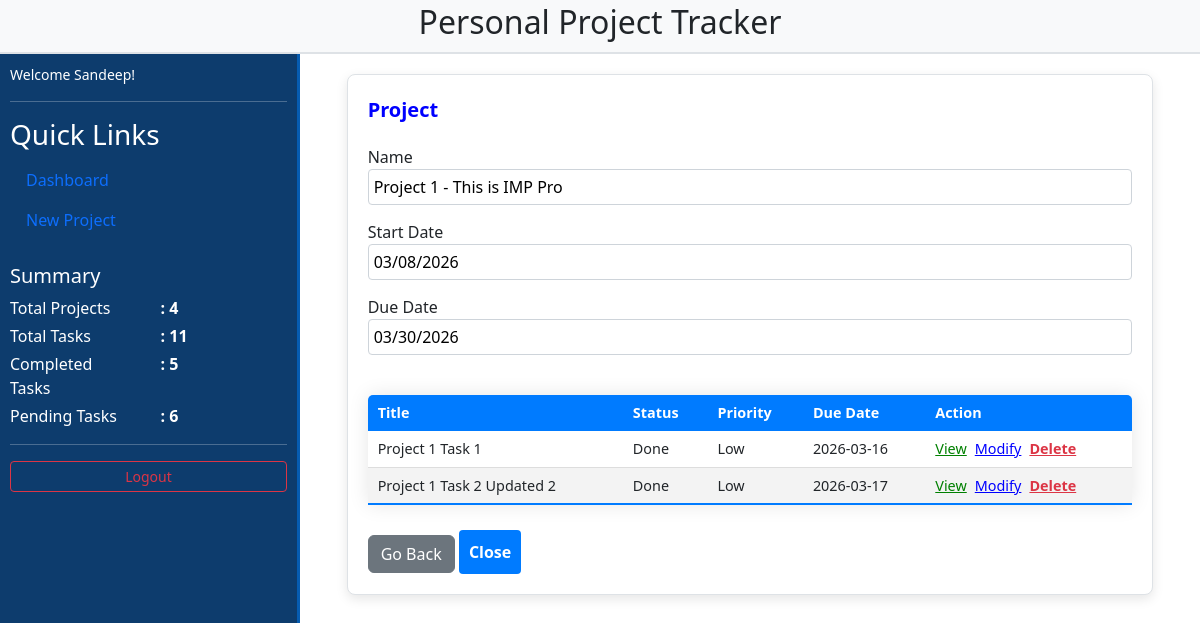
The app's page /project/view/1 (signed in) with its own data.
### tables this page shows
CREATE TABLE projects (
    projectid INTEGER PRIMARY KEY AUTOINCREMENT,
    userid INTEGER NOT NULL,
    projectname TEXT NOT NULL,
    startdate DATE,
    duedate DATE,
    FOREIGN KEY (userid) REFERENCES users(userid) ON DELETE CASCADE
);

CREATE TABLE tasks (
    taskid INTEGER PRIMARY KEY AUTOINCREMENT,
    projectid INTEGER NOT NULL,
    title TEXT NOT NULL,
    taskdesc TEXT,
    taskpriority TEXT CHECK(taskpriority IN ('Low','Medium','High')) NOT NULL DEFAULT 'Medium',
    taskstatus TEXT CHECK(taskstatus IN ('Todo','InProgress','Done')) NOT NULL DEFAULT 'Todo',
    duedate DATE,
    FOREIGN KEY (projectid) REFERENCES projects(projectid) ON DELETE CASCADE
);

### project.py (the view)
@app.route("/project/<string:operate>/<int:projectid>", methods=["GET", "POST"])
@login_required
def project(operate, projectid):
    if not projectid:
        return "Project id required", 400
    project = getproject(projectid, session["userid"])
    if not project:
        return "Project not found", 404
    tasks = gettasksforproject(projectid, session["userid"])
    return render_template("project.html", operate=operate, project=project[0], tasks=tasks)

### dal.py (called while the page is built)
def get_dashboard_data(userid):
    projects = db.execute(
        "SELECT * FROM projects WHERE userid = ? ORDER BY duedate DESC", (userid))
    total_projects = len(projects)
    completed_tasks = db.execute(
        "SELECT COUNT(tasks.taskid) as count FROM tasks JOIN projects ON tasks.projectid=projects.projectid WHERE projects.userid = ? AND tasks.taskstatus = 'Done'",
        (userid))[0]["count"]
    pending_tasks = db.execute(
        "SELECT COUNT(tasks.taskid) as count FROM tasks JOIN projects ON tasks.projectid=projects.projectid WHERE projects.userid = ? AND tasks.taskstatus != 'Done'",
        (userid) )[0]["count"]
    return projects, total_projects, completed_tasks, pending_tasks

def getproject(projectid, userid):
    return db.execute(
        "SELECT * FROM projects where projectid = ? AND userid = ?", projectid, userid
    )

def gettasksforproject(projectid, userid):
    return db.execute(
        "SELECT tasks.* FROM tasks JOIN projects ON tasks.projectid = projects.projectid WHERE tasks.projectid = ? AND projects.userid = ?", projectid, userid
    )

### helpers.py (called while the page is built)
def login_required(func):
    @wraps(func)
    def decorated_function(*args, **kwargs):
        if session.get("userid") is None:
            return redirect("/login")
        return func(*args, **kwargs)
    return decorated_function

### project.py (called while the page is built)
@app.context_processor
def fillsummary():
    if "userid" in session:
        user_projects, total_projects, completed_tasks, pending_tasks = get_dashboard_data(session["userid"])
        return dict(
            totalprojects=total_projects,
            completedtasks=completed_tasks,
            pendingtasks=pending_tasks
        )
    return dict(
        totalprojects=0,
        completedtasks=0,
        pendingtasks=0
    )

### templates/project.html (shortened to what this page needs)
{% extends "layout.html" %}
{% block sidebar %}
    <div class="mt-auto">
        <p class="small">Welcome {{ session["username"]|capitalize }}!</p>
        <hr>
    </div>
    <h3>Quick Links</h3>
    <ul class="nav flex-column">
        <li class="nav-item">
            <a class="nav-link active" href="/dashboard">Dashboard</a>
        </li>
        <li class="nav-item">
            <a class="nav-link" href="/createproject/new/0">New Project</a>
        </li>
    </ul>
    <h5 class="mt-4 mb-2">Summary</h5>
    <div class="row mb-1">
        <div class="col-8 col-md-6">Total Projects</div>
        <div class="col-auto fw-bold">: {{ totalprojects }}</div>
    </div>
    <div class="row mb-1">
        <div class="col-8 col-md-6">Total Tasks</div>
        <div class="col-auto fw-bold">: {{ completedtasks + pendingtasks }}</div>
    </div>
    <div class="row mb-1">
        <div class="col-8 col-md-6">Completed Tasks</div>
        <div class="col-auto fw-bold">: {{ completedtasks }}</div>
    </div>
    <div class="row mb-1">
        <div class="col-8 col-md-6">Pending Tasks</div>
        <div class="col-auto fw-bold">: {{ pendingtasks }}</div>
    </div>
    <div class="mt-auto">
        <hr>
        <a href="/logout" class="btn btn-outline-danger btn-sm w-100">Logout</a>
    </div>
{% endblock %}
{% block body %}
    <div class="areawrap">
        <div class="areacard">
            <strong style="color: blue;">Project</strong>
            {% if operate == 'view' %}
                <form id="outform" action="/dashboard">
            {% elif operate == 'update' %}
                <form id="outform" action="/createproject/update/{{ project.projectid }}" method="post">
            {% else %}
                <form id="outform" action="/createproject/new/0" method="post">
            {% endif %}
            <label>Name</label>
            <input type="text" name="name"
                value="{{ project.projectname if project else '' }}"
                {{ 'readonly' if operate == 'view' else '' }}
                {% if operate == 'view' %} placeholder="Project Name" {% endif %}
            >
            <label>Start Date</label>
            <input type="date" name="startdate"
            value="{{ project.startdate if project else '' }}"
                {{ 'readonly' if operate == 'view' else '' }}
            >
            <label>Due Date</label>
            <input type="date" name="duedate"
            value="{{ project.duedate if project else '' }}"
            {{ 'readonly' if operate == 'view' else '' }}
            >
            </form>
            <table class="mytab">
                <thead>
                    <tr>
                        <th>Title</th>
                        <th>Status</th>
                        <th>Priority</th>
                        <th>Due Date</th>
                        <th>Action</th>
                    </tr>
                </thead>
                <tbody>
                {% for task in tasks %}
                    <tr>
                        <td>{{ task.title }}</td>
                        <td>{{ task.taskstatus }}</td>
                        <td>{{ task.taskpriority }}</td>
                        <td>{{ task.duedate }}</td>
                        <td>
                            <div class="button-group">
                                <a href="/createupdatetask/{{ project.projectid }}/view/{{ task.taskid }}/{{ operate }}" class="view-link">View</a>
                                <a href="/createupdatetask/{{ project.projectid }}/update/{{ task.taskid }}/{{ operate }}" class="update-link">Modify</a>
                                <form action="/deletetask/{{ project.projectid }}/{{ task.taskid }}" method="post" style="display:inline;">
                                    <button type="submit" class="delete-link" onclick="return confirm('Are you sure?')">Delete</button>
                                </form>
                            </div>
                        </td>
                    </tr>
                {% else %}
                    <tr>
                        <td colspan=4>No Task Created</td>
                    </tr>
                {% endfor %}
                </tbody>
            </table>
            <a href="{{ url_for('dashboard') }}" class="btn btn-secondary">
                Go Back
            </a>
            {% if operate == 'view' %}
                <button type="submit" form="outform" class="form-action-btn">Close</button>
            {% else %}
                <button type="submit" form="outform" class="form-action-btn">Submit</button>
            {% endif %}
        </div>
    </div>
{% endblock %}

### templates/project.html (style rules this page uses)
.form-action-btn { width: auto !important; padding: 8px 20px; margin-right: 10px; }

### templates/layout.html (style rules this page uses)
body { margin: 0; padding: 0; }
.mytab { width: 100%; border-collapse: collapse; margin: 25px 0; font-size: 0.9em; min-width: 300px; border-radius: 5px 5px 0 0; overflow: hidden; box-shadow: 0 0 20px rgba(0, 0, 0, 0.1); }
.mytab thead tr { background-color: #007bff; color: #ffffff; text-align: left; font-weight: bold; }
.mytab th, .mytab td { padding: 7px 10px; }
.mytab tbody tr { border-bottom: 1px solid #dddddd; }
.mytab tbody tr:nth-of-type(even) { background-color: #f3f3f3; }
.mytab tbody tr:last-of-type { border-bottom: 2px solid #007bff; }
.areawrap { display: flex; justify-content: center; align-items: center; }
.areacard { border: 1px solid #dee2e6; border-radius: 8px; padding: 20px; box-shadow: 0 4px 12px rgba(0, 0, 0, 0.1); background-color: #ffffff; }
.areacard strong { display: block; font-size: 1.25rem; margin-bottom: 20px; }
.areacard input { width: 100%; padding: 5px; margin-bottom: 15px; border: 1px solid #ced4da; border-radius: 4px; box-sizing: border-box; }
.areacard button { width: 50%; padding: 10px; background-color: #007bff; color: white; border: none; border-radius: 4px; cursor: pointer; font-weight: bold; }
.delete-link { background: none; border: none; color: #dc3545; text-decoration: underline; cursor: pointer; padding: 0; font-family: inherit; font-size: inherit; }
.view-link { background: none; border: none; color: #008000; text-decoration: underline; cursor: pointer; padding: 0; font-family: inherit; font-size: inherit; }
.update-link { background: none; border: none; color: #0000FF; text-decoration: underline; cursor: pointer; padding: 0; font-family: inherit; font-size: inherit; }
.button-group { display: flex; gap: 8px; align-items: center; white-space: nowrap; }
.button-group form { margin: 0; padding: 0; display: inline; }
.button-group button { background: none; border: none; color: #dc3545; text-decoration: underline; cursor: pointer; padding: 0; font-family: inherit; font-size: inherit; }

### records on screen
projects: name "Project 1 - This is IMP Pro", startdate "03/08/2026", duedate "03/30/2026"
tasks: title "Project 1 Task 1", taskstatus "Done", taskpriority "Low", duedate "2026-03-16"
tasks: title "Project 1 Task 2 Updated 2", taskstatus "Done", taskpriority "Low", duedate "2026-03-17"

### other values on screen
{{ session["username"]|capitalize }} "Sandeep"
{{ totalprojects }} "4"
{{ completedtasks + pendingtasks }} "11"
{{ completedtasks }} "5"
{{ pendingtasks }} "6"
